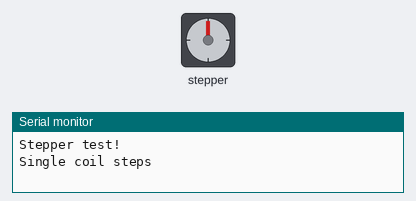
The program below on a simulated Arduino Uno, built with avr-gcc and run on an emulated ATmega328P. Parts: stepper motor, the last lines printed to the serial monitor. Stepper angles assume 256 steps per turn.

Above: at 0.15 s.
At 14.7 s:
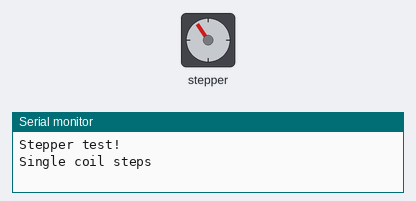
At 30.3 s:
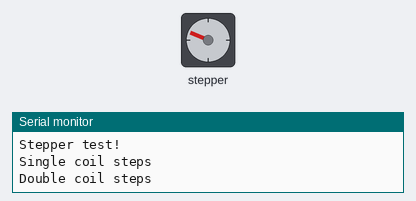
At 38.9 s:
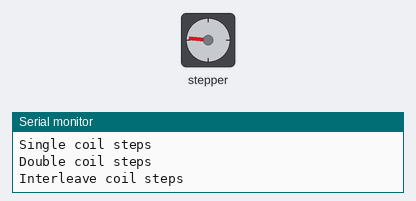
Timing chart, 0 to 40.0 s (numbered marks = the images above):
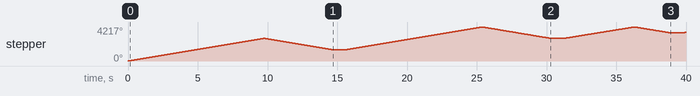

Measured:
- by itself, stepper: turns 2812° clockwise in 9.8 s, then 1406° counter-clockwise in 4.9 s, then 2811° clockwise in 9.8 s, then 1405° counter-clockwise in 4.9 s, and so on

The program:

main.cpp
```cpp
#include <Arduino.h>
#include <AFMotor.h>

AF_Stepper motor(256, 1);              // A la puerta M1 M2


void setup() {
  Serial.begin(9600);
  Serial.println("Stepper test!");
  motor.setSpeed(50); // 50 rpm
}

void loop() {
  Serial.println("Single coil steps");
  motor.step(2000, FORWARD, SINGLE);
  motor.step(1000, BACKWARD, SINGLE);
  delay(1000);

  Serial.println("Double coil steps");
  motor.step(2000, FORWARD, DOUBLE);
  motor.step(1000, BACKWARD, DOUBLE);
  delay(1000);

  Serial.println("Interleave coil steps");
  motor.step(2000, FORWARD, INTERLEAVE);
  motor.step(1000, BACKWARD, INTERLEAVE);
  delay(1000);

  Serial.println("Micrsostep steps");
  motor.step(2000, FORWARD, MICROSTEP);
  motor.step(1000, BACKWARD, MICROSTEP);
  delay(1000);
}
```
